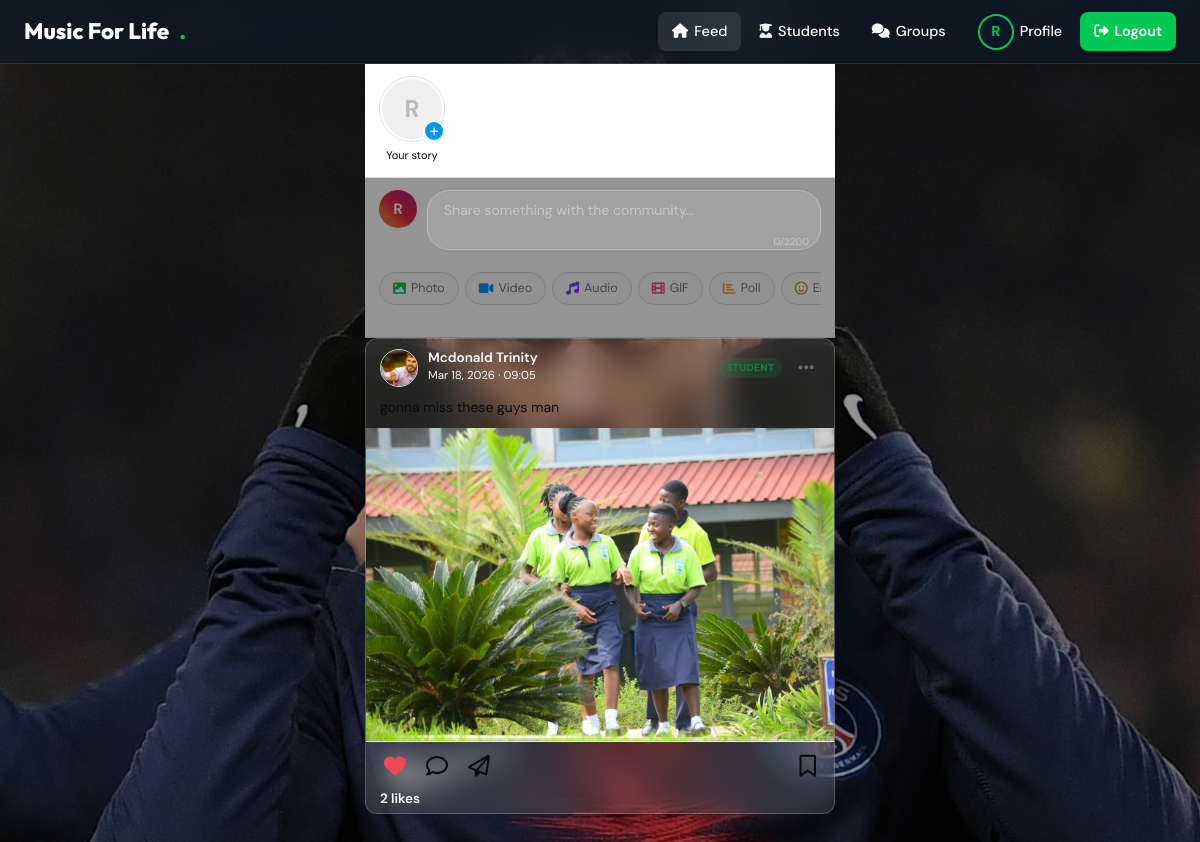
Page /feed (signed in) on the committed database.
### models.py (models this page shows, shortened)
class Mentor(db.Model):
    __tablename__   = 'mentors'
    id              = db.Column(db.Integer,    primary_key=True)
    mentor_name     = db.Column(db.String(100), nullable=False)
    mentor_email    = db.Column(db.String(150), unique=True, nullable=False)
    password_hash   = db.Column(db.String(256), nullable=True)
    password_set    = db.Column(db.Boolean,     default=False)
    profile_picture = db.Column(db.String(200), default='')
    theme           = db.Column(db.String(20),  default='light')
    chat_bg         = db.Column(db.String(300), default='')
    bio             = db.Column(db.String(300), default='')
    last_seen       = db.Column(db.DateTime,    nullable=True)
    created_at      = db.Column(db.DateTime,    default=datetime.utcnow)

class Student(db.Model):
    __tablename__      = 'students'
    id                 = db.Column(db.Integer,    primary_key=True)
    student_id         = db.Column(db.String(20), unique=True, nullable=False)
    full_name          = db.Column(db.String(100), nullable=False)
    class_name         = db.Column(db.String(50))
    school             = db.Column(db.String(100))
    last_promoted_year = db.Column(db.Integer,    nullable=True)
    profile_picture    = db.Column(db.String(200), default='')
    theme              = db.Column(db.String(20),  default='light')
    chat_bg            = db.Column(db.String(300), default='')
    last_seen          = db.Column(db.DateTime,    nullable=True)
    created_at         = db.Column(db.DateTime,    default=datetime.utcnow)

class Post(db.Model):
    __tablename__     = 'posts'
    post_id           = db.Column(db.Integer, primary_key=True)
    user_type         = db.Column(db.String(10))
    user_id           = db.Column(db.Integer)
    content           = db.Column(db.Text)
    location          = db.Column(db.String(150), default='')
    image             = db.Column(db.String(200), default='')
    images_json       = db.Column(db.Text,        default='')
    video             = db.Column(db.String(300), default='')
    audio             = db.Column(db.String(300), default='')
    audio_title       = db.Column(db.String(200), default='')
    gif_url           = db.Column(db.String(500), default='')
    poll_question     = db.Column(db.String(200), default='')
    poll_options_json = db.Column(db.Text,        default='')
    poll_expires_at   = db.Column(db.DateTime,    nullable=True)
    timestamp         = db.Column(db.DateTime,    default=datetime.utcnow)
    @property
    def images(self):
        if self.images_json:
            try: return json.loads(self.images_json)
            except: pass
        return [self.image] if self.image else []
    @property
    def poll(self):
        if not self.poll_question: return None

### app.py (the view)
@app.route('/feed')
@login_required
def feed():
    role = session['role']; uid = session['user_id']
    me = current_user()
    if me is None: session.clear(); return redirect(url_for('index'))
    enriched = []
    for p in Post.query.order_by(Post.timestamp.desc()).all():
        name, avatar = user_info(p.user_type, p.user_id)
        likes    = PostLike.query.filter_by(post_id=p.post_id).count()
        liked    = bool(PostLike.query.filter_by(post_id=p.post_id, user_type=role, user_id=uid).first())
        saved    = bool(PostSave.query.filter_by(post_id=p.post_id, user_type=role, user_id=uid).first())
        comments = _enrich_comments(p.post_id, role, uid)
        enriched.append({'post':p,'name':name,'avatar':avatar,
                         'likes':likes,'liked':liked,'saved':saved,'comments':comments})
    me_name, me_avatar = get_display(me, role)
    return render_template('feed.html', posts=enriched, role=role, uid=uid,
                           me_name=me_name, me_avatar=me_avatar)

### app.py (called while the page is built)
def touch_last_seen(role, uid):
    try:
        if role == 'student': Student.query.filter_by(id=uid).update({'last_seen': datetime.utcnow()})
        elif role == 'mentor': Mentor.query.filter_by(id=uid).update({'last_seen': datetime.utcnow()})
        db.session.commit()
    except Exception: db.session.rollback()

def current_user():
    role = session.get('role'); uid = session.get('user_id')
    if role == 'student': return db.session.get(Student, uid)
    if role == 'mentor':  return db.session.get(Mentor, uid)
    if role == 'admin':   return db.session.get(Admin, uid)
    return None

def get_display(user, role):
    if user is None: return 'Unknown', ''
    if role == 'student': return user.full_name,   user.profile_picture or ''
    if role == 'mentor':  return user.mentor_name,  user.profile_picture or ''
    return 'Admin', ''

def login_required(f):
    @wraps(f)
    def decorated(*args, **kwargs):
        if 'role' not in session: return redirect(url_for('index'))
        return f(*args, **kwargs)
    return decorated

def user_info(utype, uid):
    if utype == 'student':
        u = db.session.get(Student, uid)
        return (u.full_name, u.profile_picture or '') if u else ('Unknown','')
    if utype == 'mentor':
        u = db.session.get(Mentor, uid)
        return (u.mentor_name, u.profile_picture or '') if u else ('Unknown','')
    return ('Unknown','')

@app.template_filter('parse_content')
def parse_content_filter(text):
    if not text: return ''
    text = str(markupsafe.escape(text))
    text = re.sub(r'#(\w+)', r'<span class="hashtag">#\1</span>', text)
    text = re.sub(r'@(\w+)', r'<span class="mention">@\1</span>', text)
    return text.replace('\n', '<br>')

@app.before_request
def _update_presence():
    role = session.get('role'); uid = session.get('user_id')
    if role in ('student', 'mentor') and uid:
        touch_last_seen(role, uid)

@app.context_processor
def inject_globals():
    return dict(current_user=current_user, hasattr=hasattr, session=session)

### templates/feed.html (shortened to what this page needs)
{% extends "base.html" %}
{% block content %}
<div class="ig-wrap">
<div class="stories-bar">
  <div class="stories-list" id="storiesList">
    <div class="my-story-node" id="myStoryNode">
      <div class="my-story-ring-wrap" id="myStoryRingWrap">
        <div class="my-story-ring-border" id="myStoryRingBorder">
          <div class="my-story-ring-inner" id="myStoryRingInner" onclick="onMyStoryRingClick()">
            {% if me_avatar %}
              <img src="{{ url_for('static',filename=me_avatar) }}" alt="">
            {% else %}
              <span style="font-size:24px;font-weight:700;color:#bbb;line-height:1;">{{ me_name[0].upper() }}</span>
            {% endif %}
          </div>
        </div>
        <div class="my-story-add-btn" id="myStoryAddBtn" onclick="openModal('storyModal')" title="Add to story">
          <i class="fa-solid fa-plus" style="font-size:10px;"></i>
        </div>
      </div>
      <span class="story-name" id="myStoryLabel">Your story</span>
    </div>
  </div>
</div>
<div class="creator">
  <form id="postForm" method="POST" action="{{ url_for('create_post') }}"
        enctype="multipart/form-data" onsubmit="return validatePost(event)">
    <div class="creator-row">
      {% if me_avatar %}
        <img src="{{ url_for('static',filename=me_avatar) }}" class="creator-avatar" alt="">
      {% else %}
        <div class="creator-avatar-ph">{{ me_name[0].upper() }}</div>
      {% endif %}
      <div class="creator-input-wrap">
        <textarea name="content" id="postContent" class="creator-textarea"
                  placeholder="Share something with the community…"
                  rows="2" maxlength="2200" oninput="onTA(this)"></textarea>
        <span class="char-badge" id="charBadge">0/2200</span>
      </div>
    </div>
    <div class="media-pills">
      <button type="button" class="mpill" id="pill-photo" onclick="pickMedia('photo')"><i class="fa-solid fa-image" style="color:#00c853;"></i> Photo</button>
      <button type="button" class="mpill" id="pill-video" onclick="pickMedia('video')"><i class="fa-solid fa-video" style="color:#0095f6;"></i> Video</button>
      <button type="button" class="mpill" id="pill-audio" onclick="pickMedia('audio')"><i class="fa-solid fa-music" style="color:#7c3aed;"></i> Audio</button>
      <button type="button" class="mpill" id="pill-gif"   onclick="toggleZone('gif')"><i class="fa-solid fa-film" style="color:#ec4899;"></i> GIF</button>
      <button type="button" class="mpill" id="pill-poll"  onclick="toggleZone('poll')"><i class="fa-solid fa-chart-bar" style="color:#f59e0b;"></i> Poll</button>
      <button type="button" class="mpill" id="pill-emoji" onclick="toggleEmoji()"><i class="fa-regular fa-face-smile" style="color:#ca8a04;"></i> Emoji</button>
    </div>
  </form>
</div>
{% if posts %}
{% for item in posts %}
<article class="post-card" id="post-{{ item.post.post_id }}" data-delay="{{ loop.index0 * 0.055 }}">
  <div class="post-head">
    {% if item.avatar %}
      <img src="{{ url_for('static',filename=item.avatar) }}" class="post-av" alt="">
    {% else %}
      <div class="post-av-ph">{{ item.name[0].upper() }}</div>
    {% endif %}
    <div class="post-head-info">
      <h4>{{ item.name }}</h4>
      <p>{{ item.post.timestamp.strftime('%b %d, %Y · %H:%M') }}</p>
    </div>
    <span class="post-badge" data-role="{{ item.post.user_type }}">{{ item.post.user_type }}</span>
    <div style="position:relative;">
      <button class="more-btn" data-pid="{{ item.post.post_id }}" onclick="toggleMenu(this.dataset.pid)">
        <i class="fa-solid fa-ellipsis"></i>
      </button>
    </div>
  </div>
  {% if item.post.content %}
  <div class="post-text" id="ptext-{{ item.post.post_id }}">{{ item.post.content | parse_content | safe }}</div>
  {% endif %}
  {% if item.post.images %}
    {% set imgs = item.post.images %}
    {% if imgs|length == 1 %}
      <div class="media-carousel" id="car-{{ item.post.post_id }}" data-pid="{{ item.post.post_id }}" ondblclick="doubleTapLike(this.dataset.pid,this)">
        <div class="carousel-track"><div class="carousel-slide"><img src="{{ url_for('static',filename=imgs[0]) }}" alt="" loading="lazy"></div></div>
      </div>
    {% endif %}
  {% endif %}
  <div class="post-actions">
    <button class="act-btn {% if item.liked %}liked{% endif %}" id="lb-{{ item.post.post_id }}" data-pid="{{ item.post.post_id }}" onclick="likePost(this.dataset.pid,this)">
      <i class="fa-{% if item.liked %}solid{% else %}regular{% endif %} fa-heart"></i>
    </button>
    <button class="act-btn" data-pid="{{ item.post.post_id }}" onclick="openComments(this.dataset.pid)">
      <i class="fa-regular fa-comment"></i>
    </button>
    <button class="act-btn" data-pid="{{ item.post.post_id }}" onclick="sharePost(this.dataset.pid)">
      <i class="fa-regular fa-paper-plane"></i>
    </button>
    <button class="act-btn {% if item.saved %}saved{% endif %}" id="sb-{{ item.post.post_id }}" data-pid="{{ item.post.post_id }}" onclick="savePost(this.dataset.pid,this)">
      <i class="fa-{% if item.saved %}solid{% else %}regular{% endif %} fa-bookmark"></i>
    </button>
  </div>
  <div class="like-count" id="lc-{{ item.post.post_id }}" data-pid="{{ item.post.post_id }}" onclick="if(this.textContent.trim()) showPostLikes({{ item.post.post_id }})">
    {% if item.likes == 1 %}1 like{% elif item.likes > 1 %}{{ item.likes }} likes{% endif %}
  </div>
</article>
{% endfor %}
{% else %}
<div class="empty-feed"><i class="fa-regular fa-images"></i><p>No posts yet — be the first to share!</p></div>
{% endif %}
</div>
{% endblock %}

### static/css/main.css (style rules this page uses)
:root, html.theme-light { --navy: #0a1628; --navy-light: #122040; --navy-mid: #1a2e52; --green: #00c853; --green-dark: #00a844; --green-glow: rgba(0,200,83,0.15); --white: #ffffff; --off-white: #f4f7fc; --gray-100: #e8edf5; --gray-200: #c8d3e8; --gray-400: #8896b0; --gray-600: #4a5568; --danger: #ef4444; --warning: #f59e0b; --radius: 16px; --radius-sm: 8px; --shadow: 0 4px 24px rgba(10,22,40,0.12); --shadow-lg: 0 8px 48px rgba(10,22,40,0.2); --transition: all 0.25s cubic-bezier(0.4,0,0.2,1); --font-main: 'Outfit', sans-serif; --font-body: 'DM Sans', sans-serif; --page-bg: #f4f7fc; --page-text: #0a1628; --card-bg: #ffffff; --card-border: #e8edf5; --input-bg: #f4f7fc; --input-border: #e8edf5; --nav-bg: #0a1628; --muted-text: #8896b0; --label-text: #4a5568; --chat-bg-image: none; --bubble-out-bg: #dcf8c6; --bubble-out-text: #111111; --bubble-in-bg: #ffffff; --bubble-in-text: #0a1628; --chat-area-bg: #e5ddd5; }
*, *::before, *::after { box-sizing: border-box; margin: 0; padding: 0; }
html { scroll-behavior: smooth; }
body { font-family: var(--font-body); background: var(--page-bg); color: var(--page-text); line-height: 1.6; min-height: 100vh; overflow-x: hidden; transition: background 0.3s ease, color 0.3s ease; }
img { max-width: 100%; }
input, textarea, select, button { font-family: inherit; outline: none; }
.post-card { background: var(--card-bg); border-radius: var(--radius); box-shadow: var(--shadow); margin-bottom: 20px; overflow: hidden; transition: var(--transition); border: 1px solid var(--card-border); }
.post-actions { padding: 12px 20px; border-top: 1px solid var(--card-border); display: flex; gap: 8px; flex-wrap: wrap; }

### rows in the picture
Mentor: mentor_name "R"
Student: profile_picture (picture), name "Mcdonald Trinity", post.timestamp "Mar 18, 2026 · 09:05", post.user_type "STUDENT", post.content|parse_content "gonna miss these guys man", likes "2"

### other values in the picture
{{ session.get('name','U')[0].upper() }} "R"
